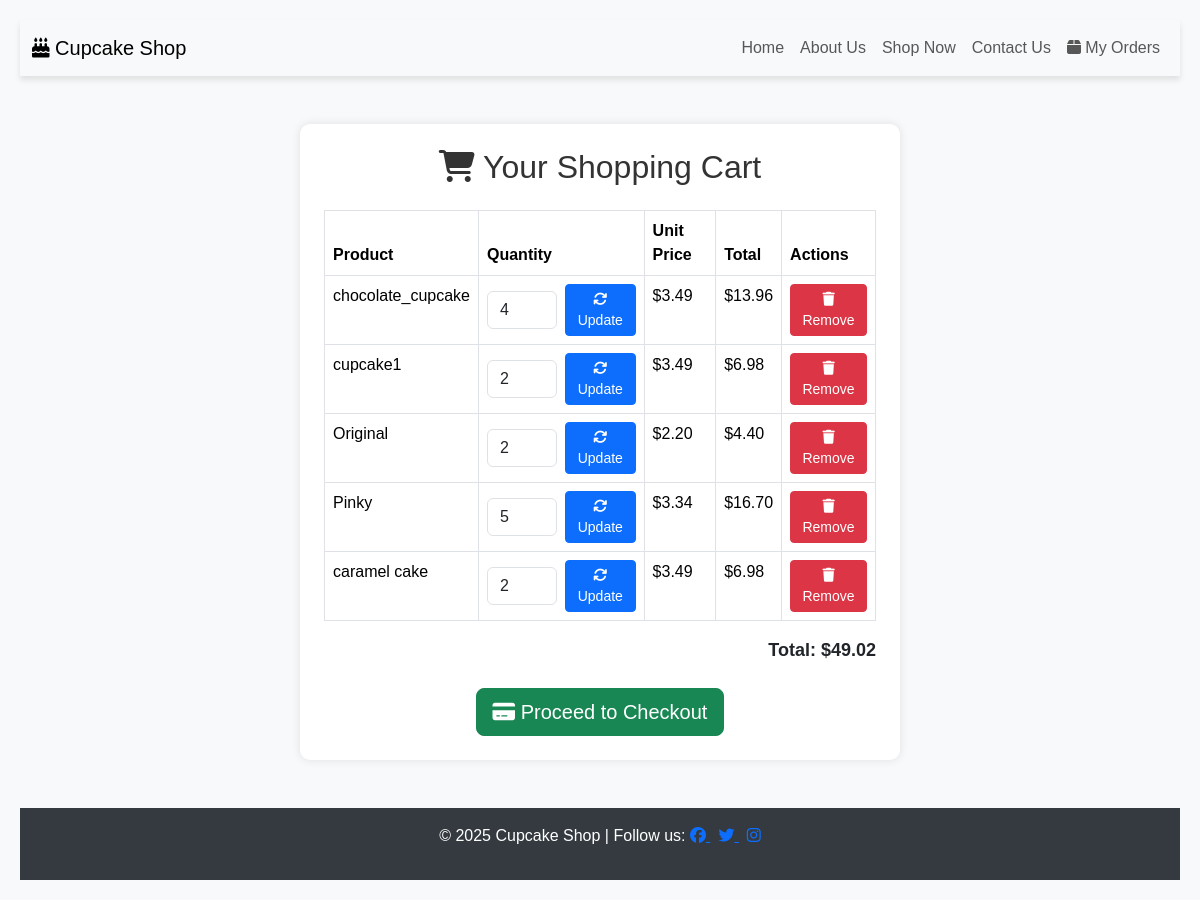
The app's page /cart/ (signed in) with its own data.
### shop/models.py (models this page shows, shortened)
class CartItem(models.Model):
    cart = models.ForeignKey(Cart, on_delete=models.CASCADE, related_name="items")
    cupcake = models.ForeignKey('Cupcake', on_delete=models.CASCADE)
    quantity = models.PositiveIntegerField(default=1)
    class Meta:
        unique_together = ('cart', 'cupcake')  # Ensures no duplicate items
    @property
    def total_price(self):
        return self.cupcake.price * self.quantity

class Cupcake(models.Model):
    name = models.CharField(max_length=100)
    description = models.TextField()
    price = models.DecimalField(max_digits=6, decimal_places=2)
    category = models.ForeignKey(
        Category, on_delete=models.CASCADE, related_name="cupcakes"
    )
    image = models.ImageField(upload_to="cupcakes/")
    created_at = models.DateTimeField(auto_now_add=True)

### shop/views.py (the view)
# urls.py: path('cart/', views.view_cart, name='view_cart'),
@login_required
def view_cart(request):
    cart = Cart.objects.filter(user=request.user).first()
    if cart:
        cart_items = CartItem.objects.filter(cart=cart)
        total_price = sum(item.cupcake.price * item.quantity for item in cart_items)
    else:
        cart_items = []
        total_price = 0
    return render(request, 'shop/cart.html', {'cart_items': cart_items, 'total_price': total_price})

### shop/templates/shop/cart.html (shortened to what this page needs)
{% extends "base.html" %}
{% block content %}
<div class="container">
    <div class="cart-container p-4">
        <h2 class="text-center mb-4"><i class="fa-solid fa-shopping-cart"></i> Your Shopping Cart</h2>
        {% if cart_items %}
        <table class="table table-bordered text-center">
            <thead>
                <tr>
                    <th>Product</th>
                    <th>Quantity</th>
                    <th>Unit Price</th>
                    <th>Total</th>
                    <th>Actions</th>
                </tr>
            </thead>
            <tbody>
                {% for item in cart_items %}
                <tr>
                    <td>{{ item.cupcake.name }}</td>
                    <td>
                        <form action="{% url 'update_cart' item.id %}" method="POST" class="d-flex align-items-center">
                            <input type="number" name="quantity" value="{{ item.quantity }}" min="1" class="form-control me-2" style="width: 70px;">
                            <button type="submit" class="btn btn-primary btn-sm">
                                <i class="fa-solid fa-refresh"></i> Update
                            </button>
                        </form>
                    </td>
                    <td>${{ item.cupcake.price|floatformat:2 }}</td>
                    <td>${{ item.total_price|floatformat:2 }}</td>
                    <td>
                        <a href="{% url 'remove_from_cart' item.id %}" class="btn btn-danger btn-sm">
                            <i class="fa-solid fa-trash"></i> Remove
                        </a>
                    </td>
                </tr>
                {% endfor %}
            </tbody>
        </table>
        <div class="total">Total: ${{ total_price|floatformat:2 }}</div>
        <div class="text-center mt-4">
            <a href="{% url 'checkout' %}" class="btn btn-success btn-lg">
                <i class="fa-solid fa-credit-card"></i> Proceed to Checkout
            </a>
        </div>
        {% else %}
        <p class="text-center">Your cart is empty. <a href="{% url 'shop' %}" class="text-primary">Continue shopping</a>.</p>
        {% endif %}
    </div>
</div>
{% endblock %}

### static/css/style.css (style rules this page uses)
body { font-family: 'Arial', sans-serif; background-color: #f9f9f9; margin: 0; padding: 0; text-align: center; }
body { font-family: Arial, sans-serif; background-color: #f8f9fa; margin: 0; padding: 20px; }
.cart-container { max-width: 600px; margin: 0 auto; background: white; padding: 20px; border-radius: 10px; box-shadow: 0px 0px 10px rgba(0, 0, 0, 0.1); }
h2 { color: #333; }
table { width: 100%; border-collapse: collapse; margin-top: 10px; }
th, td { border-bottom: 1px solid #ddd; padding: 10px; text-align: left; }
th { background-color: #007bff; color: white; }
.total { font-size: 18px; font-weight: bold; text-align: right; margin-top: 15px; }

### records on screen
CartItem: cupcake.name "chocolate_cupcake", quantity "4", cupcake.price "3.49", total_price "13.96"
CartItem: cupcake.name "cupcake1", quantity "2", cupcake.price "3.49", total_price "6.98"
CartItem: cupcake.name "Original", quantity "2", cupcake.price "2.20", total_price "4.40"
CartItem: cupcake.name "Pinky", quantity "5", cupcake.price "3.34", total_price "16.70"
CartItem: cupcake.name "caramel cake", quantity "2", cupcake.price "3.49", total_price "6.98"

### other values on screen
{{ total_price|floatformat:2 }} "49.02"
